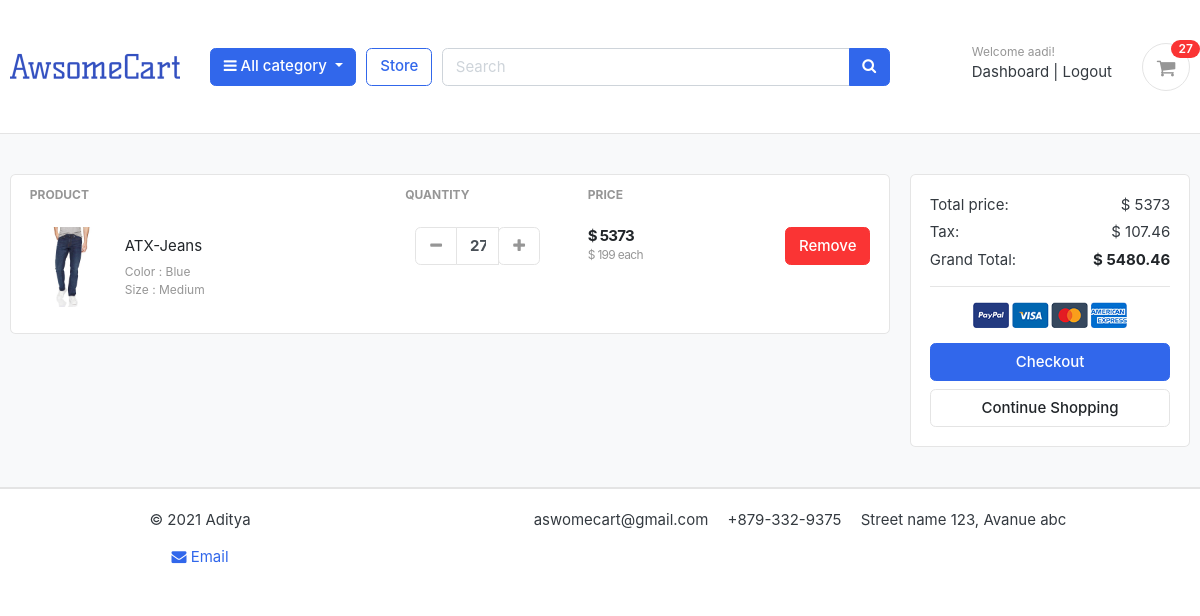
The app's page /cart/ (signed in), older data.
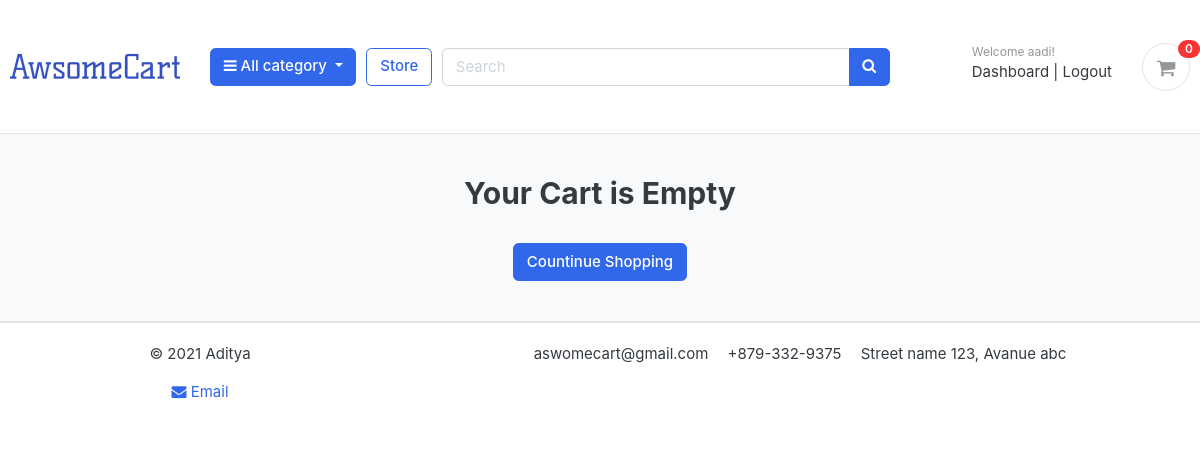
The same page, newer data.
### carts/models.py (models this page shows, shortened)
class CartItem(models.Model):
    user       = models.ForeignKey(Account,on_delete=models.CASCADE,null=True)
    product    = models.ForeignKey(Product ,on_delete=models.CASCADE)
    variation  = models.ManyToManyField(Variation,blank=True)
    cart       = models.ForeignKey(Cart,on_delete=models.CASCADE,null=True)
    quantity   = models.IntegerField()
    is_active  = models.BooleanField(default=True)
    def sub_total(self):
        return self.product.price * self.quantity

### store/models.py (models this page shows, shortened)
class Product(models.Model):
    product_name = models.CharField(max_length=100,unique=True)
    slug         = models.SlugField(max_length=200,unique=True)
    description  = models.TextField(max_length=1000,blank=True)
    price        = models.IntegerField()
    images       = models.ImageField(upload_to = 'photos/products')
    stock        = models.IntegerField()
    is_available = models.BooleanField(default=True)
    category     = models.ForeignKey(Category,on_delete=models.CASCADE)
    created_date = models.DateTimeField(auto_now=True)
    modified_date= models.DateTimeField(auto_now=True)
    def get_url(self):
        return reverse('product_detail',args=[self.category.slug,self.slug])

class Variation(models.Model):
    product             = models.ForeignKey(Product,on_delete=models.CASCADE)
    variation_category  = models.CharField(max_length=100,choices=variation_category_choice)
    variation_value     =models.CharField(max_length=100)
    is_active           =models.BooleanField(default=True)
    created_date        = models.DateTimeField(auto_now=True)
    objects = VariationManager()

### carts/views.py (the view)
# urls.py: path('cart/',include('carts.urls')),
def cart(request,total = 0,quantity = 0,cart_item=None):
    try:
        tax = 0
        GrandTotal = 0
        cart_items =0
        if request.user.is_authenticated:
            cart_items = CartItem.objects.filter(user=request.user,is_active=True)
        else:
            cart = Cart.objects.get(cart_id = _cart_id(request))
            cart_items = CartItem.objects.filter(cart=cart,is_active=True)
        for cart_item in cart_items:
            total += (cart_item.product.price * cart_item.quantity)
            quantity += cart_item.quantity
        tax = (2 *total)/100
        GrandTotal = total+tax
    except ObjectDoesNotExist:
        pass
    context = {
        'total' : total,
        'quantity':quantity,
        'cart_items':cart_items,
        'tax':tax,
        'GrandTotal':GrandTotal,
    }
    return render(request,'store/cart.html' ,context)

### carts/context_processors.py (called while the page is built)
def counter(request):
    cart_count = 0
    if 'admin' in request.path:
        return  {}
    else:
        try:
            cart = Cart.objects.filter(cart_id = _cart_id(request))
            if request.user.is_authenticated:
                cart_items = CartItem.objects.all().filter(user=request.user)
            else:
                cart_items = CartItem.objects.all().filter(cart=cart[:1])
            for cart_item in cart_items:
                cart_count += cart_item.quantity
        except Cart.DoesNotExist:
            cart_count = 0
    return dict(cart_count = cart_count)

### carts/views.py (called while the page is built)
def _cart_id(request):
    cart = request.session.session_key
    if not cart:
        cart = request.session.create()
    return cart

### category/cotext_processors.py (called while the page is built)
def menu_links(request):
    links = Category.objects.all()
    return dict(links=links)

### category/models.py (called while the page is built)
    def get_url(self):
        return reverse('product_by_category',args=[self.slug])

### store/context_processors.py (called while the page is built)
def size_chart(request):
    size = Variation.objects.all()
    return dict(size=size)

### templates/store/cart.html (shortened to what this page needs)
{% extends "base.html" %}
{% load static %}
{% block content %}
<section class="section-content padding-y bg">
	<div class="container">
		{% if not cart_items %}
		<h2 class="text-center">Your Cart is Empty</h2>
		<br>
		<div class="text-center">
			<a href="{% url 'store' %}" class=" btn btn-primary">Countinue Shopping</a>
		</div>
		{% else %}
		<div class="row">
			<aside class="col-lg-9">
				<div class="card">
					<table class="table table-borderless table-shopping-cart">
						<thead class="text-muted">
							<tr class="small text-uppercase">
								<th scope="col">Product</th>
								<th scope="col" width="120">Quantity</th>
								<th scope="col" width="120">Price</th>
								<th scope="col" class="text-right" width="200"> </th>
							</tr>
						</thead>
						<tbody>
							{% for cart_item in cart_items %}
							<tr>
								<td>
									<figure class="itemside align-items-center">
										<div class="aside"> <a href="{{cart_item.product.get_url}}"><img
													src="{{cart_item.product.images.url}}" class="img-sm"></a></div>
										<figcaption class="info">
											<a href="{{cart_item.product.get_url}}"
												class="title text-dark">{{cart_item.product.product_name}}</a>
											<p class="text-muted small">
												{% if cart_item.variation.all %}
												{% for item in cart_item.variation.all %}
												{{item.variation_category|capfirst}} : {{item.variation_value}} <br>
												{% endfor %}
												{% endif %}
											</p>
										</figcaption>
									</figure>
								</td>
								<td>
									<div class="col">
										<div class="input-group input-spinner">
											<div class="input-group-prepend">
												<a href="{% url 'remove_cart' cart_item.product.id  cart_item.id %}"
													class="btn btn-light" type="button" id="button-plus"> <i
														class="fa fa-minus"></i> </a>
											</div>
											<input type="text" class="form-control" value="{{cart_item.quantity}}">
											<div class="input-group-append">
												<form action="{% url 'add_cart' cart_item.product.id%}" method="POST">
													<button class="btn btn-light" type="submit" id="button-minus"> <i
															class="fa fa-plus"></i> </button>
												</form>
											</div>
										</div>
									</div>
								</td>
								<td>
									<div class="price-wrap">
										<var class="price">$ {{cart_item.sub_total}}</var>
										<small class="text-muted"> $ {{cart_item.product.price}} each </small>
									</div>
								</td>
								<td class="text-right">
									<a href="{% url 'delete_cart' cart_item.product.id cart_item.id %}"
										onclick="return confirm('Are You sure you want to remove this Product');"
										class="btn btn-danger"> Remove</a>
								</td>
							</tr>
							{% endfor %}
						</tbody>
					</table>
				</div>
			</aside>
			<aside class="col-lg-3">
				<div class="card">
					<div class="card-body">
						<dl class="dlist-align">
							<dt>Total price:</dt>
							<dd class="text-right">$ {{total}}</dd>
						</dl>
						<dl class="dlist-align">
							<dt>Tax:</dt>
							<dd class="text-right"> $ {{tax}}</dd>
						</dl>
						<dl class="dlist-align">
							<dt>Grand Total:</dt>
							<dd class="text-right text-dark b"><strong>$ {{GrandTotal}}</strong></dd>
						</dl>
						<hr>
						<p class="text-center mb-3">
							<img src="{% static './images/misc/payments.png' %}" height="26">
						</p>
						<a href="{% url 'checkout'%}" class="btn btn-primary btn-block"> Checkout </a>
						<a href=" {% url 'store' %}" class="btn btn-light btn-block">Continue Shopping</a>
					</div>
				</div>
			</aside>
		</div>
		{% endif %}
	</div>
</section>
{% endblock %}

### templates/includes/navbar.html (shortened to what this page needs)
{% load static %}
<header class="section-header">
  <section class="header-main border-bottom">
    <div class="container">
      <div class="row align-items-center">
        <div class="col-lg-2 col-md-3 col-6">
          <a href="{% url 'Home' %}" class="brand-wrap">
            <img class="" src="{% static './images/logo1.png' %}">
          </a>
        </div>
        <div class="col-lg col-sm col-md col-6 flex-grow-0">
          <div class="category-wrap dropdown d-inline-block float-right">
            <button type="button" class="btn btn-primary dropdown-toggle" data-toggle="dropdown">
              <i class="fa fa-bars"></i> All category
            </button>
          </div>
        </div>
        <a href="{% url 'store' %}" class="btn btn-outline-primary">Store</a>
        <div class="col-lg  col-md-6 col-sm-12 col">
          <form action="{% url 'serch' %}" class="search" method='GET'>
            <div class="input-group w-100">
              <input type="text" class="form-control" style="width:60%;" placeholder="Search" name="keyword" required>
              <div class="input-group-append">
                <button class="btn btn-primary" type="submit">
                  <i class="fa fa-search"></i>
                </button>
              </div>
            </div>
          </form>
        </div>
        <div class="col-lg-3 col-sm-6 col-8 order-2 order-lg-3">
          <div class="d-flex justify-content-end mb-3 mb-lg-0">
            {% if user.id is None %}
            <div class="widget-header">
              <small class="title text-muted">Welcome guest!</small>
              <div>
                <a href="{% url 'login' %}">Sign in</a> <span class="dark-transp"> | </span>
                <a href="{% url 'register' %}"> Register</a>
              </div>
            </div>
            {% else %}
            <div class="widget-header">
              <small class="title text-muted">Welcome {{user.first_name}}!</small>
              <div>
                <a href="{% url 'dashboard' %}">Dashboard</a> <span class="dark-transp"> | </span>
                <a href="{% url 'logout' %}"> Logout</a>
              </div>
            </div>
            {% endif %}
            <a href="{% url 'cart' %}" class="widget-header pl-3 ml-3">
              <div class="icon icon-sm rounded-circle border"><i class="fa fa-shopping-cart"></i></div>
              <span class="badge badge-pill badge-danger notify">{{cart_count}}</span>
            </a>
          </div>
        </div>
      </div>
    </div>
  </section>
</header>

Row changes from the older to the newer data that the page shows:
removed CartItem: product.images (picture), product.product_name "ATX-Jeans", quantity "27", sub_total "5373", product.price "199"
no longer on this page (row unchanged): Variation: variation_category "Color", variation_value "Blue"
no longer on this page (row unchanged): Variation: variation_category "Size", variation_value "Medium"
Text that changed along with them:
{{ cart_count }}: "27" → "0"
{{ total }}: "5373" → (not shown)
{{ tax }}: "107.46" → (not shown)
{{ GrandTotal }}: "5480.46" → (not shown)
text no longer shown: "PRODUCT QUANTITY PRICE Total price: $ Tax: $ Grand Total: $ Checkout Continue Shopping"
text now shown: "Your Cart is Empty Countinue Shopping"
